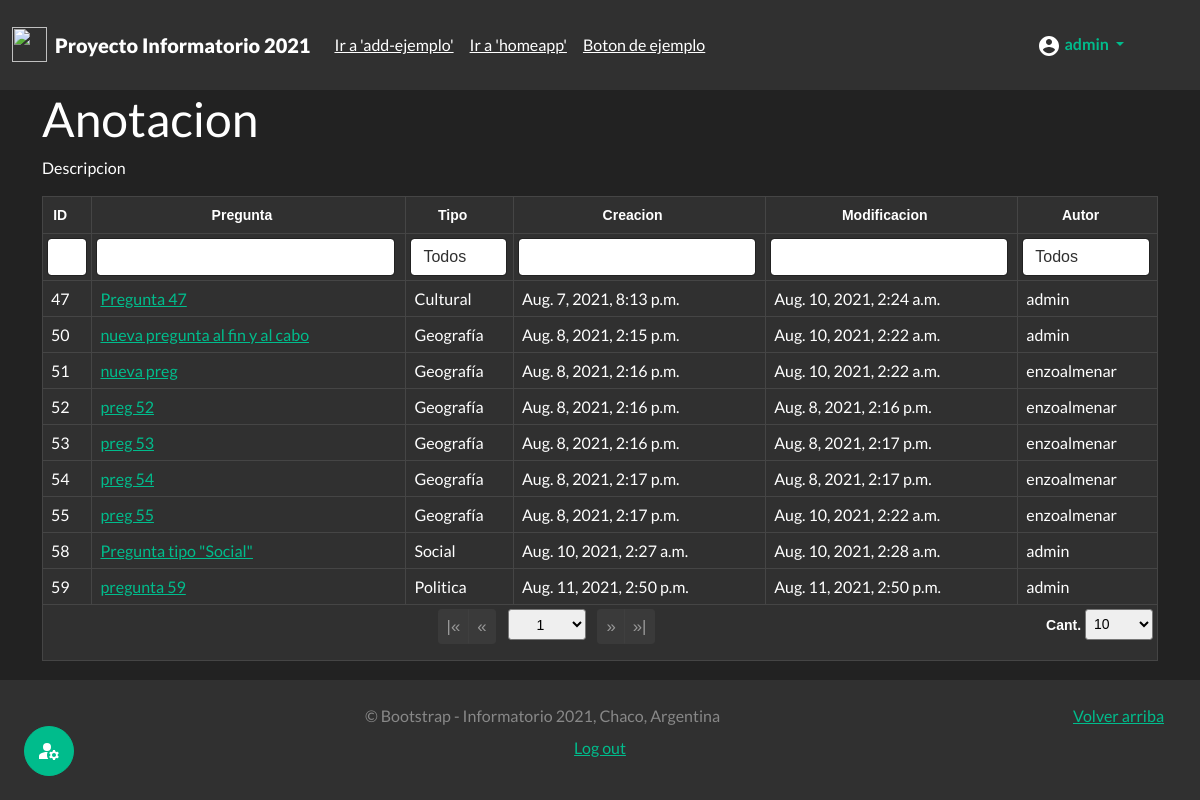
Page /useradmin/prg (signed in) on the earlier database version.
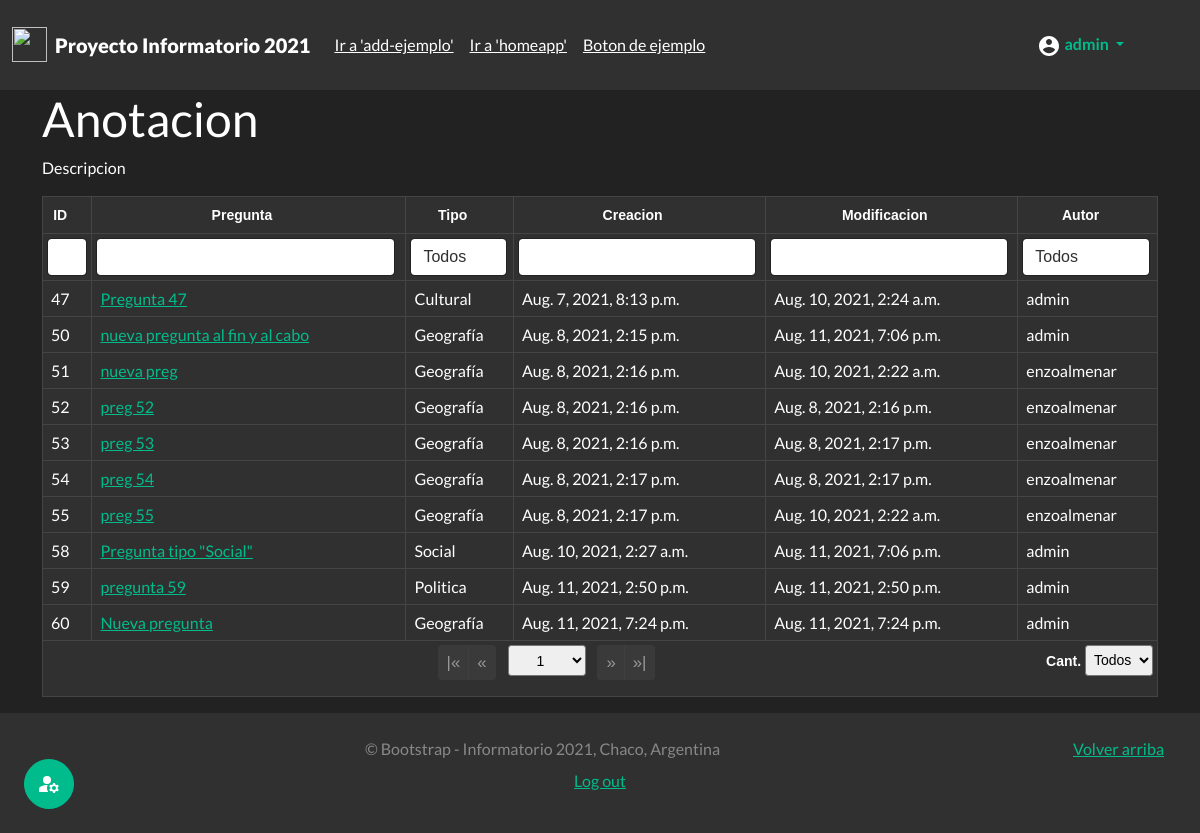
Same page on the later database version.
### juego_chaco/models.py (models this page shows)
class Pregunta(models.Model):
    autor = models.ForeignKey(User, on_delete=models.CASCADE) #modificar mas adelante
    pregunta = models.CharField(max_length=500)
    clasificacion = models.CharField(max_length=30,choices=Clasificacion.choices,default=Clasificacion.GEOGRAFIA,)
    fecha_creacion = models.DateTimeField(auto_now_add=True, editable=False)
    fecha_modificacion = models.DateTimeField(auto_now=True)
    def __str__(self):
        return self.pregunta

### authusuario/views.py (the view)
# urls.py: path('useradmin/<str:id>',views.mi_useradmin,name="mi_useradmin"),
@login_required(login_url="login")
@permission_required('authusuario.es_usuario_admin',raise_exception=True)
def mi_useradmin(request,id):
    sw={"prg":admin_cuestionarios,"usr":admin_usuarios,"act":admin_actividades}
    func= sw.get(id,"ERROR")
    if func != "ERROR":
        return func(request)
    raise Http404

### juego_chaco/views.py (called while the page is built)
def admin_cuestionarios(request):
    lista_preguntas=Pregunta.objects.all()
    context={"cuestionario":lista_preguntas}
    return render(request,'admin/admin_cuestionarios.html',context)

### templates/admin/admin_cuestionarios.html (shortened to what this page needs)
{% extends 'base.html' %}
{% load static %}
{% block load_scr %}
<link href={% static 'css/theme.bootstrap_4.css' %} rel="stylesheet">
<link href={% static 'css/jquery.tablesorter.pager.css' %} rel="stylesheet">
{% endblock  %}
{% block content %}
<div class="container">
  <h1>Anotacion</h2>
  <p>Descripcion</p>
  <table class="table table-dark table-bordered table-hover table-responsive">
    <thead class="thead-dark text-center">
      <tr>
        <th>ID</th>
        <th>Pregunta</th>
        <th class="filter-select filter-exact" data-placeholder="Todos">Tipo</th>
        <th>Creacion</th>
        <th>Modificacion</th>
        <th class="filter-select filter-exact" data-placeholder="Todos">Autor</th>
    </thead>
    <tfoot class="text-center">
      <tr>
        <th colspan="7" class="ts-pager">
          <div class="form-inline">
            <div class="btn-group btn-group-sm mx-1" role="group">
              <button type="button" class="btn btn-secondary first" title="first">|&laquo;</button>
              <button type="button" class="btn btn-secondary prev" title="previous">&laquo;</button>
            </div>
            <select class="form-control-sm custom-select px-4 mx-1 pagenum" title="N° de página"></select>
            <div class="btn-group btn-group-sm mx-1" role="group">
              <button type="button" class="btn btn-secondary next" title="next">&raquo;</button>
              <button type="button" class="btn btn-secondary last" title="last">&raquo;|</button>
            </div>
            <p class="float-end">
              <a>Cant.</a>
              <select class="form-control-sm custom-select px-1 pagesize" title="Seleccione el tamaño de página">
                <option selected="selected" value="10">10</option>
                <option value="all">Todos</option>
            </p>
          </div>
        </th>
      </tr>
    </tfoot>
    <tbody>
      {% for pregunta in cuestionario %}
        <tr>
        <td>{{pregunta.pk}}</td>
        <td><a href= {% url 'editar' 'ver' pregunta.pk %}>{{pregunta}}</a></td>
        <td>{{pregunta.clasificacion}}</td>
        <td>{{pregunta.fecha_creacion}}</td>
        <td>{{pregunta.fecha_modificacion}}</td>
        <td>{{pregunta.autor}}</td>
        </tr>
      {% endfor %}
    </tbody>
  </table>
</div>
{% endblock  %}

Differences in the rows shown:
changed Pregunta "nueva pregunta al fin y al cabo": fecha_modificacion "Aug. 10, 2021, 2:22 a.m." → "Aug. 11, 2021, 7:06 p.m."
changed Pregunta "Pregunta tipo \"Social\"": fecha_modificacion "Aug. 10, 2021, 2:28 a.m." → "Aug. 11, 2021, 7:06 p.m."
added Pregunta: pk "60", pregunta "Nueva pregunta", clasificacion "Geografía", fecha_creacion "Aug. 11, 2021, 7:24 p.m.", fecha_modificacion "Aug. 11, 2021, 7:24 p.m.", autor "admin"
Other differences:
form field value: "10" → "Todos"
